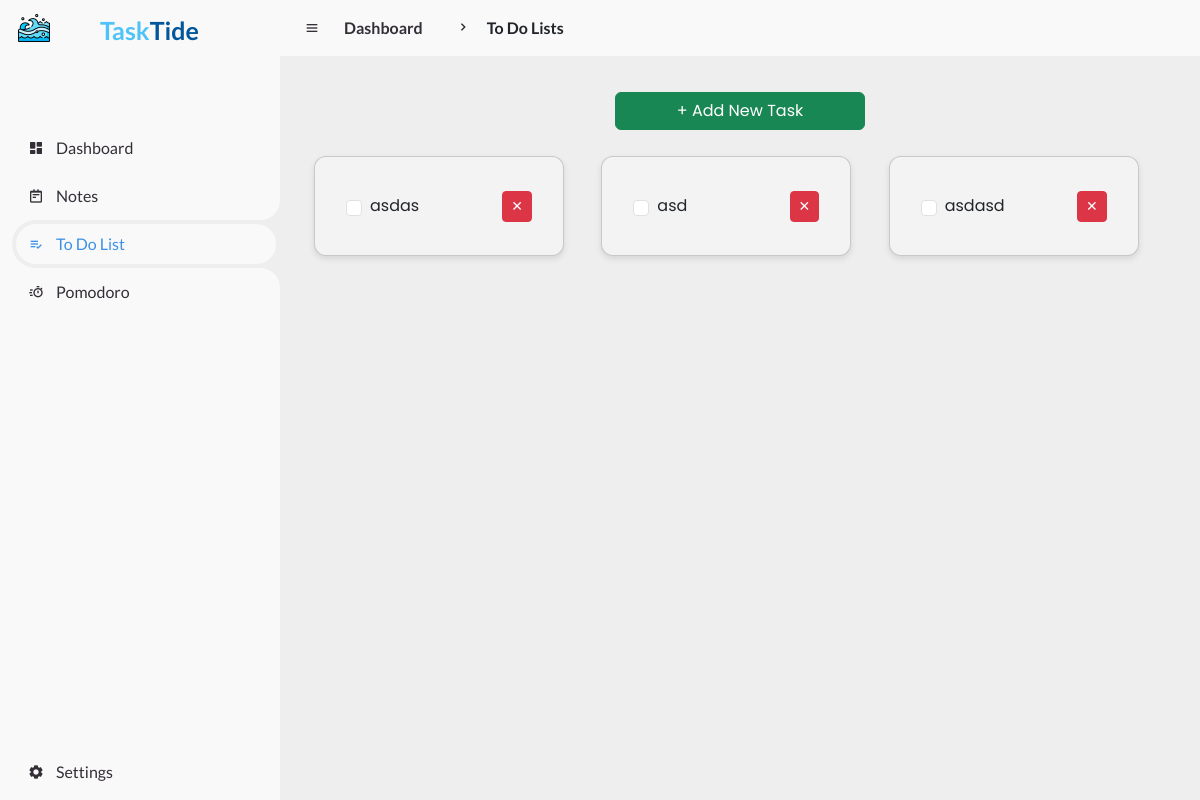
Page /todo (signed in) on the committed database.
### tables this page shows
CREATE TABLE todos (
            id INTEGER PRIMARY KEY AUTOINCREMENT,
            user_id INTEGER NOT NULL,
            task TEXT NOT NULL,
            completed BOOLEAN DEFAULT 0,
            FOREIGN KEY (user_id) REFERENCES users(id)
        );

### app.py (the view, shortened to what this page needs)
@app.route('/todo', methods=['GET', 'POST'])
def todo():
    user_id = session.get('user_id')
    conn = get_db_connection()
    todos = conn.execute('SELECT * FROM todos WHERE user_id = ? ORDER BY id DESC', (user_id,)).fetchall()
    conn.close()
    return render_template('todo.html', todos=todos, current_page="todo")

### app.py (called while the page is built)
@app.after_request
def after_request(response):
    response.headers["Cache-Control"] = "no-cache, no-store, must-revalidate"
    response.headers["Expires"] = 0
    response.headers["Pragma"] = "no-cache"
    return response

### helpers.py (called while the page is built)
def get_db_connection():
    connection = sql.connect('data.db')
    connection.row_factory = sql.Row
    return connection

### templates/todo.html (shortened to what this page needs)
{% extends "layout.html" %}
{% block main %}
<body class="todo-body">
  <div class="text-center mb-3">
    <button class="btn btn-success" id="addTaskBtn" data-bs-toggle="modal" data-bs-target="#newTaskModal">+ Add New Task</button>
  </div>
  <div class="tasks">
    {% for todo in todos %}
      <div class="task-card card mb-3 {% if todo['completed'] %}completed{% endif %}" id="task-{{ todo['id'] }}">
        <div class="card-body d-flex justify-content-between align-items-center">
          <form action="{{ url_for('toggle_complete', todo_id=todo['id']) }}" method="get" class="d-flex align-items-center">
            <input type="checkbox" onchange="this.form.submit()" {% if todo['completed'] %}checked{% endif %} class="form-check-input me-2">
            <span class="task-text {% if todo['completed'] %}text-decoration-line-through text-muted{% endif %}">
              {{ todo['task'] }}
            </span>
          </form>
          <a class="btn btn-danger btn-sm" href="{{ url_for('delete_todo', todo_id=todo['id']) }}">✕</a>
        </div>
      </div>
    {% endfor %}
  </div>
</body>
{% endblock %}

### static/styles.css (style rules this page uses)
* { margin: 0; padding: 0; box-sizing: border-box; }
a { text-decoration: none; }
:root { --poppins: 'Poppins', sans-serif; --lato: 'Lato', sans-serif; --light: #F9F9F9; --blue: #3C91E6; --light-blue: #CFE8FF; --grey: #eee; --dark-grey: #AAAAAA; --dark: #342E37; --red: #DB504A; --yellow: #FFCE26; --light-yellow: #FFF2C6; --orange: #FD7238; --light-orange: #FFE0D3; }
html { overflow-x: hidden; }
body { background: var(--grey); overflow-x: hidden; }
.task-card { max-width: 250px; min-height: 100px; height: auto; padding: 15px; border-radius: 10px; background-color: #f3f3f3; box-shadow: 0 3px 6px rgba(0, 0, 0, 0.1); display: flex; flex-direction: column; justify-content: space-between; word-wrap: break-word; white-space: normal; overflow-wrap: break-word; word-break: break-word; transition: all 0.3s ease; }
.task-text { word-wrap: break-word; white-space: normal; overflow-wrap: break-word; word-break: break-word; }
.tasks { display: grid; grid-template-columns: repeat(auto-fill, minmax(250px, 1fr)); gap: 10px; justify-content: flex-start; align-items: flex-start; max-height: 70vh; overflow-y: auto; padding: 10px; }
#addTaskBtn { width: 100%; max-width: 250px; }
.btn-success { width: 100%; }
.card { border-radius: 12px; }

### rows in the picture
todos: task "asdas"
todos: task "asd"
todos: task "asdasd"
